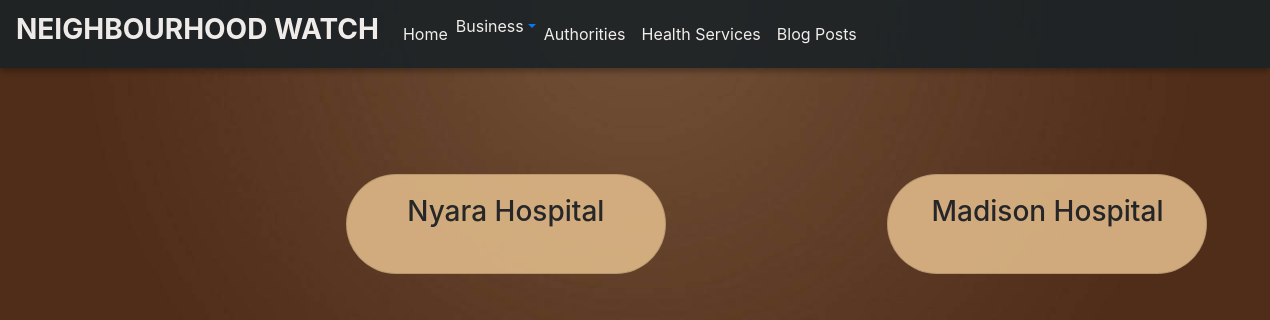
/Lhealth/, run on the app's committed database.
### neighbourhood/models.py (models this page shows, shortened)
class Health(models.Model):
    neighbourhood = models.ForeignKey(Neighbourhood,on_delete=models.CASCADE)
    name =models.CharField(max_length=100)
    email = models.EmailField()
    contact = models.IntegerField()

### neighbourhood/views.py (the view)
# urls.py: url(r'Lhealth/',views.lanetHealth,name='Lhealth'),
def lanetHealth(request):
   lanet_neighbourhood = Neighbourhood.objects.get(pk=1)
   hcenters = Health.objects.filter(neighbourhood=lanet_neighbourhood)
   return render(request,'Lanethealth.html', {'hcenters':hcenters})

### neighbourhood/templates/Lanethealth.html (shortened to what this page needs)
{%extends 'index.html'%}
  {%load static%}
  {%load bootstrap4%}
  {%block content%}
  <nav class="navbar navbar-expand-lg">
      <a class="navbar-brand" style="color: white;" href="#"><h3><strong>NEIGHBOURHOOD WATCH</strong></h3></a>
          <div class="collapse navbar-collapse" id="navbarTogglerDemo02">
           <ul class="navbar-nav mr-auto smooth-scroll">
            <li class="nav-item">
              <a class="nav-link" href="{%url 'lanet'%}">Home
              </a>
            </li>
            <li class="nav-item">
              <a href="#" class="dropdown-toggle" data-toggle="dropdown" role="button"><span class="bus">Business</span></a>
            </li>
            <li class="nav-item">
              <a class="nav-link" href="{%url 'Lauth'%}" data-offset="90">Authorities</a>
            </li>
            <li class="nav-item">
              <a class="nav-link" href="{%url 'Lhealth'%}" data-offset="90">Health Services</a>
            </li>
            <li class="nav-item">
              <a class="nav-link" href="{%url 'LPosts'%}" data-offset="90">Blog Posts</a>
            </li>
          </ul>
         </div>
  </nav>
  <div class="row">
      {% for health in hcenters %}
      <div class="col-md-5" style="position: relative; left:250px; display: flex; justify-content: space-evenly;">
          <div class="card" data-toggle="modal" data-target="#{{health.id}}" style="height: 100px;background-color: burlywood; border-radius: 50px">
              <div class="card-body">
                  <h3 class="card-title" style="text-align: center;">{{health.name|truncatechars:19}}</h3>
              </div>
          </div>
      </div>
      {% endfor %}
  </div>
    {%endblock%}

### static/styles.css (style rules this page uses)
nav { height: auto; background: #1A2226; text-align: center; box-shadow: 0 3px 6px rgba(0, 0, 0, 0.16), 0 3px 6px rgba(0, 0, 0, 0.23); }
a { color: black; }
.card { width: 20rem; margin-top:10px; border-radius: 50px; background-color: burlywood; }
.nav-link { color: white; }
.bus { color: white; }
.navbar-nav { position:relative; }

### data on the page
Health: {{ health.id }} 1 (drawn), name "Nyara Hospital"
Health: name "Madison Hospital"
